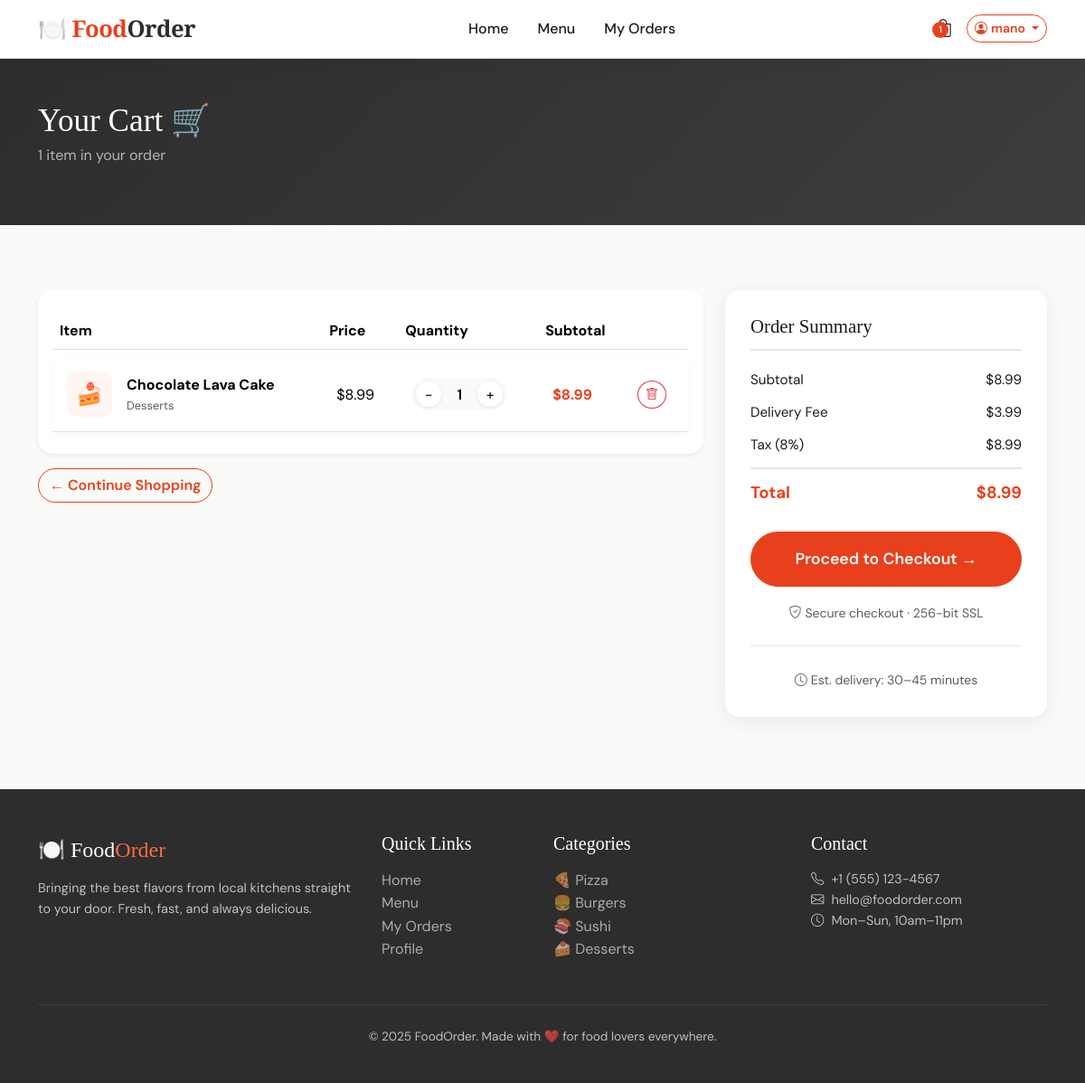
The app's page /cart/ (signed in) with its own data.
### restaurant/models.py (models this page shows, shortened)
class Cart(models.Model):
    user = models.OneToOneField(User, on_delete=models.CASCADE, related_name='cart')
    created_at = models.DateTimeField(auto_now_add=True)
    updated_at = models.DateTimeField(auto_now=True)
    @property
    def total_price(self):
        return sum(item.subtotal for item in self.items.all())
    @property
    def total_items(self):
        return sum(item.quantity for item in self.items.all())

class CartItem(models.Model):
    cart = models.ForeignKey(Cart, on_delete=models.CASCADE, related_name='items')
    menu_item = models.ForeignKey(MenuItem, on_delete=models.CASCADE)
    quantity = models.PositiveIntegerField(default=1)
    special_instructions = models.TextField(blank=True)
    added_at = models.DateTimeField(auto_now_add=True)
    class Meta:
        unique_together = ('cart', 'menu_item')
    @property
    def subtotal(self):
        return self.menu_item.price * self.quantity

class MenuItem(models.Model):
    category = models.ForeignKey(Category, on_delete=models.CASCADE, related_name='items')
    name = models.CharField(max_length=200)
    description = models.TextField()
    price = models.DecimalField(max_digits=8, decimal_places=2)
    image = models.ImageField(upload_to='menu_items/', blank=True, null=True)
    is_available = models.BooleanField(default=True)
    is_featured = models.BooleanField(default=False)
    is_vegetarian = models.BooleanField(default=False)
    is_spicy = models.BooleanField(default=False)
    preparation_time = models.IntegerField(default=15, help_text='Time in minutes')
    rating = models.DecimalField(max_digits=3, decimal_places=1, default=4.0)
    total_orders = models.IntegerField(default=0)
    created_at = models.DateTimeField(auto_now_add=True)
    updated_at = models.DateTimeField(auto_now=True)
    class Meta:
        ordering = ['-is_featured', 'name']

class Category(models.Model):
    name = models.CharField(max_length=100)
    slug = models.SlugField(unique=True)
    icon = models.CharField(max_length=50, default='🍽️')
    description = models.TextField(blank=True)
    created_at = models.DateTimeField(auto_now_add=True)
    class Meta:
        verbose_name_plural = 'Categories'
        ordering = ['name']

### restaurant/views.py (the view)
# urls.py: path('cart/', views.cart, name='cart'),
@login_required
def cart(request):
    cart_obj, _ = Cart.objects.get_or_create(user=request.user)
    return render(request, 'restaurant/cart.html', {'cart': cart_obj})

### restaurant/context_processors.py (called while the page is built)
def cart_count(request):
    if request.user.is_authenticated:
        try:
            cart = Cart.objects.get(user=request.user)
            return {'cart_count': cart.total_items}
        except Cart.DoesNotExist:
            pass
    return {'cart_count': 0}

### templates/restaurant/cart.html (shortened to what this page needs)
{% extends 'base.html' %}
{% block content %}
<div class="page-header">
  <div class="container">
    <h1>Your Cart 🛒</h1>
    <p>{{ cart.total_items }} item{{ cart.total_items|pluralize }} in your order</p>
  </div>
</div>
<section class="section" style="padding-top: 2rem;">
  <div class="container">
    {% if cart.items.all %}
    <div class="row g-4">
      <div class="col-lg-8">
        <div class="bg-white rounded-4 shadow-sm p-3">
          <table class="table cart-table mb-0">
            <thead>
              <tr>
                <th>Item</th>
                <th>Price</th>
                <th>Quantity</th>
                <th>Subtotal</th>
                <th></th>
              </tr>
            </thead>
            <tbody>
              {% for item in cart.items.all %}
              <tr class="cart-item-row" data-cart-item="{{ item.id }}">
                <td>
                  <div class="d-flex align-items-center gap-3">
                    <div style="width:50px; height:50px; border-radius: 10px; background: #fff5f2; display:flex; align-items:center; justify-content:center; font-size:1.5rem; flex-shrink:0;">
                      {{ item.menu_item.category.icon }}
                    </div>
                    <div>
                      <strong>{{ item.menu_item.name }}</strong>
                      <div class="text-muted" style="font-size: 0.8rem;">{{ item.menu_item.category.name }}</div>
                    </div>
                  </div>
                </td>
                <td>${{ item.menu_item.price }}</td>
                <td>
                  <div class="quantity-control">
                    <button class="qty-btn" data-decrease="{{ item.id }}">−</button>
                    <span class="qty-value" data-qty="{{ item.id }}">{{ item.quantity }}</span>
                    <button class="qty-btn" data-increase="{{ item.id }}">+</button>
                  </div>
                </td>
                <td><strong class="text-primary">${{ item.subtotal }}</strong></td>
                <td>
                  <button class="btn btn-sm btn-outline-danger rounded-circle" data-remove-item="{{ item.id }}" title="Remove item">
                    <i class="bi bi-trash"></i>
                  </button>
                </td>
              </tr>
              {% endfor %}
            </tbody>
          </table>
        </div>
        <div class="d-flex justify-content-between mt-3">
          <a href="{% url 'menu' %}" class="btn btn-outline-primary rounded-pill">
            ← Continue Shopping
          </a>
        </div>
      </div>
      <div class="col-lg-4">
        <div class="order-summary-card">
          <h4>Order Summary</h4>
          <div class="summary-row">
            <span>Subtotal</span>
            <span class="cart-total-price">${{ cart.total_price }}</span>
          </div>
          <div class="summary-row">
            <span>Delivery Fee</span>
            <span>$3.99</span>
          </div>
          <div class="summary-row">
            <span>Tax (8%)</span>
            <span>${{ cart.total_price|floatformat:2 }}</span>
          </div>
          <div class="summary-row total">
            <span>Total</span>
            <span>${{ cart.total_price }}</span>
          </div>
          <a href="{% url 'checkout' %}" class="btn btn-primary w-100 mt-3 py-3" style="font-size: 1.1rem;">
            Proceed to Checkout →
          </a>
          <div class="text-center mt-3">
            <small class="text-muted"><i class="bi bi-shield-check me-1"></i>Secure checkout · 256-bit SSL</small>
          </div>
          <div class="divider"></div>
          <div class="text-center">
            <small class="text-muted">
              <i class="bi bi-clock me-1"></i>Est. delivery: 30–45 minutes
            </small>
          </div>
        </div>
      </div>
    </div>
    {% endif %}
  </div>
</section>
{% endblock %}

### templates/base.html (shortened to what this page needs)
{% load static %}
<!DOCTYPE html>
<html lang="en">
<head>
  <link href="https://cdn.jsdelivr.net/npm/bootstrap@5.3.2/dist/css/bootstrap.min.css" rel="stylesheet">
  <link href="https://cdn.jsdelivr.net/npm/bootstrap-icons@1.11.1/font/bootstrap-icons.css" rel="stylesheet">
  <link rel="stylesheet" href="{% static 'css/main.css' %}">
</head>
<body>
<nav class="navbar navbar-expand-lg">
  <div class="container">
    <a class="navbar-brand" href="{% url 'home' %}">
      🍽️ Food<span>Order</span>
    </a>
    <div class="collapse navbar-collapse" id="navMenu">
      <ul class="navbar-nav mx-auto">
        <li class="nav-item">
          <a class="nav-link {% if request.resolver_match.url_name == 'home' %}active{% endif %}" href="{% url 'home' %}">Home</a>
        </li>
        <li class="nav-item">
          <a class="nav-link {% if request.resolver_match.url_name == 'menu' %}active{% endif %}" href="{% url 'menu' %}">Menu</a>
        </li>
        {% if user.is_authenticated %}
        <li class="nav-item">
          <a class="nav-link {% if 'order' in request.resolver_match.url_name %}active{% endif %}" href="{% url 'order_list' %}">My Orders</a>
        </li>
        {% endif %}
      </ul>
      <div class="d-flex align-items-center gap-3">
        {% if user.is_authenticated %}
          <a href="{% url 'cart' %}" class="position-relative cart-icon-link text-dark text-decoration-none">
            <span class="cart-count cart-badge" style="display: {% if cart_count > 0 %}flex{% else %}none{% endif %}">
              {{ cart_count }}
            </span>
          </a>
          <div class="dropdown">
            <button class="btn btn-outline-primary btn-sm dropdown-toggle" data-bs-toggle="dropdown">
              <i class="bi bi-person-circle me-1"></i>{{ user.first_name|default:user.username }}
            </button>
          </div>
        {% else %}
          <a href="{% url 'login' %}" class="btn btn-outline-primary btn-sm">Login</a>
          <a href="{% url 'register' %}" class="btn btn-primary btn-sm">Sign Up</a>
        {% endif %}
      </div>
    </div>
  </div>
</nav>
<main>
  {% block content %}{% endblock %}
</main>
<footer>
  <div class="container">
    <div class="row g-4">
      <div class="col-md-4">
        <div class="footer-brand">🍽️ Food<span>Order</span></div>
        <p style="font-size: 0.9rem;">Bringing the best flavors from local kitchens straight to your door. Fresh, fast, and always delicious.</p>
      </div>
      <div class="col-md-2">
        <h5>Quick Links</h5>
        <ul class="list-unstyled">
          <li><a href="{% url 'home' %}">Home</a></li>
          <li><a href="{% url 'menu' %}">Menu</a></li>
          {% if user.is_authenticated %}
          <li><a href="{% url 'order_list' %}">My Orders</a></li>
          <li><a href="{% url 'profile' %}">Profile</a></li>
          {% endif %}
        </ul>
      </div>
      <div class="col-md-3">
        <h5>Categories</h5>
        <ul class="list-unstyled">
          <li><a href="{% url 'menu' %}?category=pizza">🍕 Pizza</a></li>
          <li><a href="{% url 'menu' %}?category=burgers">🍔 Burgers</a></li>
          <li><a href="{% url 'menu' %}?category=sushi">🍣 Sushi</a></li>
          <li><a href="{% url 'menu' %}?category=desserts">🍰 Desserts</a></li>
        </ul>
      </div>
      <div class="col-md-3">
        <h5>Contact</h5>
        <p style="font-size: 0.9rem;">
          <i class="bi bi-telephone me-2"></i>+1 (555) 123-4567<br>
          <i class="bi bi-envelope me-2"></i>hello@foodorder.com<br>
          <i class="bi bi-clock me-2"></i>Mon–Sun, 10am–11pm
        </p>
      </div>
    </div>
    <div class="footer-bottom">
      <p>© 2025 FoodOrder. Made with ❤️ for food lovers everywhere.</p>
    </div>
  </div>
</footer>
</body>
</html>

### static/css/main.css (style rules this page uses)
:root { --primary: #E8401C; --primary-dark: #c0320f; --primary-light: #ff6b47; --secondary: #2D2D2D; --accent: #F5A623; --success: #27AE60; --danger: #E74C3C; --bg: #FAFAF8; --bg-card: #FFFFFF; --text: #1A1A1A; --text-muted: #6B7280; --border: #E5E7EB; --shadow: 0 4px 24px rgba(0,0,0,0.08); --shadow-hover: 0 12px 40px rgba(232,64,28,0.2); --radius: 16px; --radius-sm: 8px; --font-display: 'Playfair Display', Georgia, serif; --font-body: 'DM Sans', system-ui, sans-serif; }
*, *::before, *::after { box-sizing: border-box; margin: 0; padding: 0; }
html { scroll-behavior: smooth; }
body { font-family: var(--font-body); background: var(--bg); color: var(--text); line-height: 1.6; overflow-x: hidden; }
h1, h2, h3, .display { font-family: var(--font-display); }
a { color: var(--primary); text-decoration: none; transition: color 0.2s; }
.navbar { background: rgba(255,255,255,0.95); backdrop-filter: blur(12px); border-bottom: 1px solid var(--border); padding: 0; position: sticky; top: 0; z-index: 1000; box-shadow: 0 2px 20px rgba(0,0,0,0.06); }
.navbar-brand { font-family: var(--font-display); font-size: 1.6rem; font-weight: 700; color: var(--primary) !important; letter-spacing: -0.5px; }
.navbar-brand span { color: var(--secondary); }
.nav-link { font-weight: 500; color: var(--text) !important; padding: 1.2rem 1rem !important; position: relative; transition: color 0.2s; }
.nav-link::after { content: ''; position: absolute; bottom: 0; left: 50%; transform: translateX(-50%); width: 0; height: 2px; background: var(--primary); transition: width 0.3s; }
.cart-badge { background: var(--primary); color: white; border-radius: 50%; font-size: 0.65rem; width: 18px; height: 18px; display: inline-flex; align-items: center; justify-content: center; position: absolute; top: 8px; right: 4px; font-weight: 600; }
.btn-primary { background: var(--primary); border-color: var(--primary); font-weight: 600; border-radius: 50px; padding: 0.65rem 1.75rem; transition: all 0.3s; font-family: var(--font-body); }
.btn-outline-primary { border-color: var(--primary); color: var(--primary); font-weight: 600; border-radius: 50px; transition: all 0.3s; }
.cart-table { border-collapse: separate; border-spacing: 0 0.5rem; }
.cart-item-row { background: white; border-radius: var(--radius-sm); box-shadow: 0 2px 8px rgba(0,0,0,0.04); }
.cart-item-row td { padding: 1rem; vertical-align: middle; }
.quantity-control { display: flex; align-items: center; gap: 0.5rem; background: var(--bg); border-radius: 50px; padding: 4px; width: fit-content; }
.qty-btn { width: 28px; height: 28px; border-radius: 50%; border: none; background: white; box-shadow: 0 1px 4px rgba(0,0,0,0.1); cursor: pointer; font-size: 1rem; display: flex; align-items: center; justify-content: center; transition: all 0.2s; }
.qty-value { font-weight: 600; min-width: 24px; text-align: center; }
.order-summary-card { background: white; border-radius: var(--radius); padding: 1.75rem; box-shadow: var(--shadow); position: sticky; top: 100px; }
.order-summary-card h4 { font-family: var(--font-display); font-size: 1.3rem; margin-bottom: 1.25rem; padding-bottom: 0.75rem; border-bottom: 2px solid var(--border); }
.summary-row { display: flex; justify-content: space-between; margin-bottom: 0.75rem; font-size: 0.95rem; }
.summary-row.total { font-weight: 700; font-size: 1.15rem; color: var(--primary); border-top: 2px solid var(--border); padding-top: 0.75rem; margin-top: 0.75rem; }
.section { padding: 5rem 0; }
footer { background: var(--secondary); color: rgba(255,255,255,0.7); padding: 3rem 0 1.5rem; }
footer h5 { font-family: var(--font-display); color: white; margin-bottom: 1rem; }
footer a { color: rgba(255,255,255,0.6); transition: color 0.2s; }
.footer-brand { font-family: var(--font-display); font-size: 1.5rem; color: white; margin-bottom: 0.75rem; }
.footer-brand span { color: var(--primary-light); }
.footer-bottom { border-top: 1px solid rgba(255,255,255,0.1); padding-top: 1.5rem; margin-top: 2rem; font-size: 0.85rem; text-align: center; }
.divider { height: 1px; background: var(--border); margin: 1.5rem 0; }
.text-primary { color: var(--primary) !important; }
.page-header { background: linear-gradient(135deg, var(--secondary) 0%, #3d3d3d 100%); padding: 3rem 0; color: white; margin-bottom: 2.5rem; }
.page-header h1 { font-family: var(--font-display); font-size: 2.2rem; margin-bottom: 0.25rem; }
.page-header p { color: rgba(255,255,255,0.65); }

### records on screen
Cart: total_items "1", total_price "8.99"
CartItem: menu_item.category.icon "🍰", menu_item.name "Chocolate Lava Cake", menu_item.category.name "Desserts", menu_item.price "8.99", quantity "1", subtotal "8.99"

### other values on screen
{{ cart_count }} "1"
{{ user.first_name|default:user.username }} "mano"
